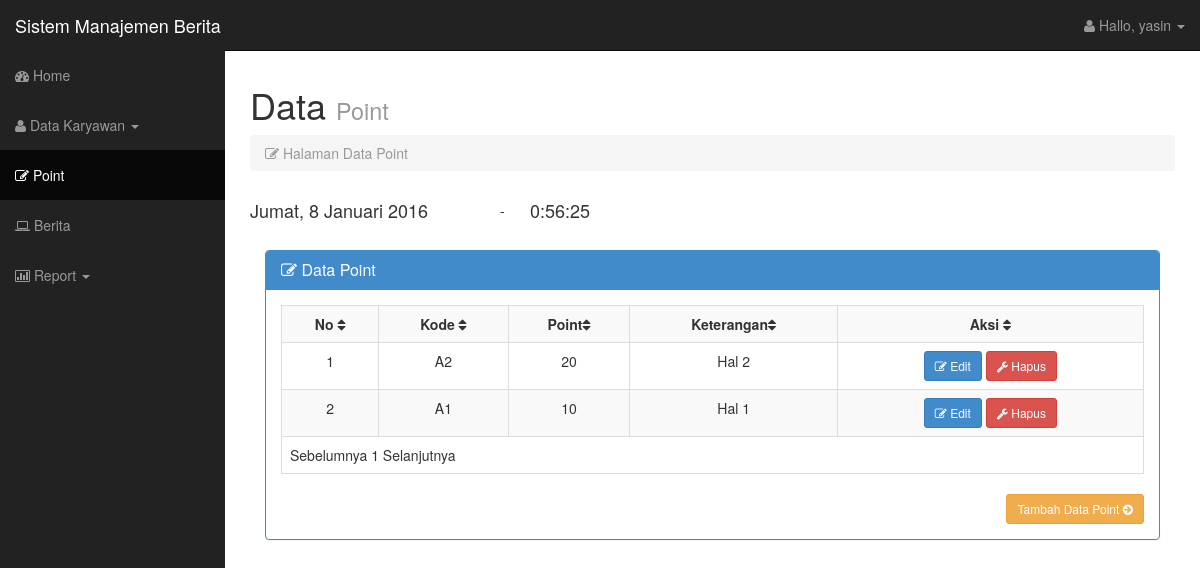
/admin/point.php (signed in), run on the app's committed database.
### tables this page shows
CREATE TABLE IF NOT EXISTS `tb_point` (
  `id_point` varchar(2) NOT NULL,
  `score` int(2) NOT NULL,
  `ket` varchar(100) NOT NULL
);

### admin/point.php (the view, shortened to what this page needs)
<?php
if (empty($_SESSION['username'])){
	echo "<script>alert('Anda belum mempunyai hak akses.'); window.location = '../index.html'</script>";
} else {
?>
<!DOCTYPE html>
<html lang="en">
 <head>
    <link href="css/bootstrap.css" rel="stylesheet">
    <link href="css/sb-admin.css" rel="stylesheet">
    <link rel="stylesheet" href="font-awesome/css/font-awesome.min.css">
    <link rel="stylesheet" href="http://cdn.oesmith.co.uk/morris-0.4.3.min.css">
</head>
<body>
	<div id="wrapper">
		<nav class="navbar navbar-inverse navbar-fixed-top" role="navigation">
				<div class="navbar-header">
					<a class="navbar-brand" href="index.php">Sistem Manajemen Berita</a>
				</div>
				<div class="collapse navbar-collapse navbar-ex1-collapse">
					<ul class="nav navbar-nav side-nav">
						<li ><a href="index.php"><i class="fa fa-dashboard"></i> Home </a></li>
						<li class="dropdown">
							<a href="data_karyawan.php"  class="dropdown-toggle" data-toggle="dropdown"><i class="fa fa-user"></i> Data Karyawan <b class="caret"></b></a>
						</li>
						<li class="active"><a href="point.php"><i class="fa fa-edit"></i> Point </a></li>
						<li><a href="berita.php"><i class="fa fa-laptop"></i> Berita </a></li>
						<li class="dropdown">
							<a href="#" class="dropdown-toggle" data-toggle="dropdown"><i class="fa fa-bar-chart-o"></i> Report <b class="caret"></b></a>
						</li>
					</ul>
					<ul class="nav navbar-nav navbar-right navbar-user">
						<li class="dropdown user-dropdown">
							<a href="#" class="dropdown-toggle" data-toggle="dropdown"><i class="fa fa-user"></i> Hallo,
						<?php
						echo $_SESSION['username'];
						?>
						<b class="caret"></b></a>
						</li>
					</ul>
				 </div>
		 </nav>
		<?php } ?>
		<div id="page-wrapper">
        <div class="row">
          <div class="col-lg-12">
            <h1> Data <small>Point </small></h1>
            <ol class="breadcrumb">
              <li class="active"><i class="fa fa-edit"></i> Halaman Data Point </li>
            </ol>
            <table width="900">
            <tr>
            <td width="250"><div class="Tanggal"><h4><script language="JavaScript">document.write(tanggallengkap);</script></div></h4></td>
            <td align="left" width="30"> - </td>
            <td align="left" width="620"> <h4><div id="output" class="jam" ></div></h4></td>
            </tr>
            </table>
            <br />
			</div>
			</div>
          <div class="col-lg-12">
            <div class="panel panel-primary">
              <div class="panel-heading">
                <h3 class="panel-title"><i class="fa fa-edit"></i> Data Point</h3>
              </div>
              <div class="panel-body">
                 <div class="table-responsive">
					<table class="table table-bordered table-hover table-striped tablesorter">
                      <tr>
						<th>No <i class="fa fa-sort"></i></th>
                        <th>Kode <i class="fa fa-sort"></i></th>
                        <th>Point<i class="fa fa-sort"></i></th>
						<th>Keterangan<i class="fa fa-sort"></i></th>
						<th>Aksi <i class="fa fa-sort"></i></th>
                      </tr>
					  <?php
					  $batas = 10;
					$pg = isset( $_GET['pg'] ) ? $_GET['pg'] : "";
					if ( empty( $pg ) ) {
						$posisi = 0;
						$pg = 1;
					} else {
						$posisi = ( $pg - 1 ) * $batas;
					}
					$tampil=mysql_query("select * from tb_point order by id_point desc limit $posisi, $batas");
					$NO=1;
					  while($data=mysql_fetch_array($tampil))
					  { ?>
					<tr align="center">
						<td><?php echo $NO++; ?></td>
						<td><?php echo $data['id_point']; ?></td>
						<td><?php echo $data['score']; ?></td>
						<td><?php echo $data['ket']; ?></td>
						<td>
							<a class="btn btn-sm btn-primary" href="edit_point.php?hal=edit&kd=<?php echo $data['id_point'];?>" onClick="return confirm('Apakah anda akan edit point?');"><i class="fa fa-edit"></i> Edit</a>
							<a class="btn btn-sm btn-danger" href="hapus_point.php?hal=hapus&kd=<?php echo $data['id_point'];?>" onClick="return confirm('Apakah anda akan menghapus data point?');"><i class="fa fa-wrench"></i> Hapus</a>
						</td>
					 </tr>
					 <?php
					}
					?>
					<tr>
					<td colspan="7">
				<?php
				$jml_data = mysql_num_rows(mysql_query("SELECT * FROM tb_point"));
				$JmlHalaman = ceil($jml_data/$batas);
				if ( $pg > 1 ) {
				$link = $pg-1;
				$prev = "<a href='?pg=$link'>Sebelumnya </a>";
				} else {
				$prev = "Sebelumnya ";
				}
				$nmr = '';
				for ( $i = 1; $i<= $JmlHalaman; $i++ ){
					if ( $i == $pg ) {
					$nmr .= $i . " ";
					} else {
					$nmr .= "<a href='?pg=$i'>$i</a> ";
					}
				}
				if ( $pg < $JmlHalaman ) {
				$link = $pg + 1;
				$next = " <a href='?pg=$link'>Selanjutnya</a>";
				} else {
				$next = " Selanjutnya";
				}
				echo $prev . $nmr . $next;
				?>
				<br>
				</td>
				</tr>
					</table>
					</div>
                <div class="text-right">
                  <a href="tambah_point.php" class="btn btn-sm btn-warning"> Tambah Data Point <i class="fa fa-arrow-circle-right"></i></a>
                </div>
			 </div>
			</div>
		</div>
</body>
</html>

### admin/css/sb-admin.css (style rules this page uses)
body { margin-top: 50px; }
#wrapper { padding-left: 0; }
#page-wrapper { width: 100%; padding: 5px 15px; }
@media (min-width:768px) { #wrapper { padding-left: 225px; } }
@media (min-width:768px) { #page-wrapper { padding: 15px 25px; } }
@media (min-width:768px) { .side-nav { margin-left: -225px; left: 225px; width: 225px; position: fixed; top: 50px; height: 100%; border-radius: 0; border: none; background-color: #222222; overflow-y: auto; } }
@media (min-width:768px) { .side-nav>li>a { width: 225px; } }
@media (min-width:768px) { .navbar-collapse { padding-left: 15px !important; padding-right: 15px !important; } }

### data on the page
tb_point: id_point "A2", score "20", ket "Hal 2"
tb_point: id_point "A1", score "10", ket "Hal 1"

### other printed values
$_SESSION['username'] "yasin"
$prev "Sebelumnya"
$next "Selanjutnya"
